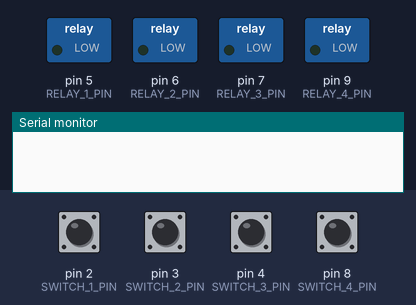
Simulated run of this program. Board: Arduino Uno, built with avr-gcc and run on an emulated ATmega328P. Parts: switched loads named in the program (green lamp = pin HIGH), the last lines printed to the serial monitor. The inputs (shaded band) are chosen by the test bench; at power-on: pin 2 (SWITCH_1_PIN), pin 3 (SWITCH_2_PIN), pin 4 (SWITCH_3_PIN), pin 8 (SWITCH_4_PIN) HIGH.

Above: at 1.2 s.
1.3 s: pin 2 (SWITCH_1_PIN) pulled LOW for 0.15 s
At 2.0 s:
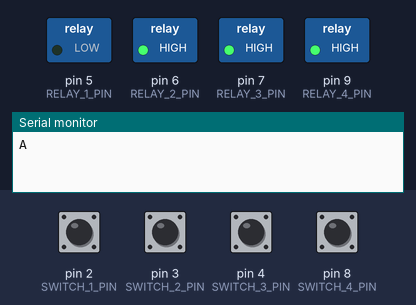
2.9 s: pin 3 (SWITCH_2_PIN) pulled LOW for 0.15 s
At 3.3 s:
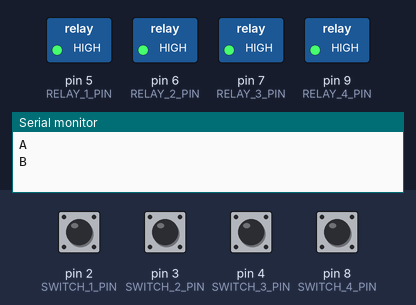
Timing chart, 0 to 5.9 s (numbered marks = the images above; inputs shaded):
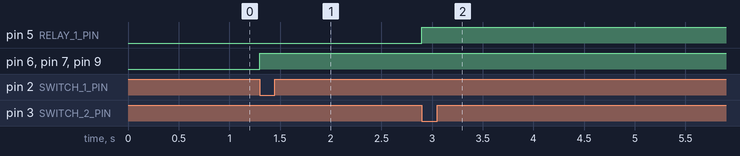

Measured:
- after the input at 1.3 s, pin 6 (RELAY_2_PIN), pin 7 (RELAY_3_PIN), pin 9 (RELAY_4_PIN): LOW → HIGH at once
- after the input at 2.9 s, pin 5 (RELAY_1_PIN): LOW → HIGH at once

The program:

main.cpp
```cpp
#define DEBUG 0
#define BAUDRATE 9600

#define SWITCH_1_PIN 2
#define SWITCH_2_PIN 3
#define SWITCH_3_PIN 4
#define SWITCH_4_PIN 8

#define RELAY_1_PIN 5
#define RELAY_2_PIN 6
#define RELAY_3_PIN 7
#define RELAY_4_PIN 9

#define PC_SERIAL Serial
#define DEBUG_SERIAL Serial

#define RELAY_ON  0
#define RELAY_OFF 1

#define SWITCH_1_COMMAND "A"
#define SWITCH_2_COMMAND "B"
#define SWITCH_3_COMMAND "C"
#define SWITCH_4_COMMAND "D"

#define STOP_COMMAND "Z"
#define START_COMMAND "S"


#define DEBOUNCE_TIME 250
#define RESET_TIME 20000
#include <Arduino.h>

static unsigned long lastPressTime_1 = 0;
static unsigned long lastPressTime_2 = 0;
static unsigned long lastPressTime_3 = 0;
static unsigned long lastPressTime_4 = 0;

unsigned long currentMillis = millis();


void pinSetup() {
  pinMode(SWITCH_1_PIN, INPUT_PULLUP);
  pinMode(SWITCH_2_PIN, INPUT_PULLUP);
  pinMode(SWITCH_3_PIN, INPUT_PULLUP);
  pinMode(SWITCH_4_PIN, INPUT_PULLUP);

  pinMode(RELAY_1_PIN, OUTPUT);
  pinMode(RELAY_2_PIN, OUTPUT);
  pinMode(RELAY_3_PIN, OUTPUT);
  pinMode(RELAY_4_PIN, OUTPUT);

  digitalWrite(RELAY_1_PIN, RELAY_ON);
  digitalWrite(RELAY_2_PIN, RELAY_ON);
  digitalWrite(RELAY_3_PIN, RELAY_ON);
  digitalWrite(RELAY_4_PIN, RELAY_ON);
}

void allOff(){
  digitalWrite(RELAY_1_PIN, RELAY_OFF);
  digitalWrite(RELAY_2_PIN, RELAY_OFF);
  digitalWrite(RELAY_3_PIN, RELAY_OFF);
  digitalWrite(RELAY_4_PIN, RELAY_OFF);
}

void allOn(){
  digitalWrite(RELAY_1_PIN, RELAY_ON);
  digitalWrite(RELAY_2_PIN, RELAY_ON);
  digitalWrite(RELAY_3_PIN, RELAY_ON);
  digitalWrite(RELAY_4_PIN, RELAY_ON);
}

void buttonCheck(){

  if (digitalRead(SWITCH_1_PIN) == LOW){
    if (currentMillis - lastPressTime_1 < DEBOUNCE_TIME) { return; }
      digitalWrite(RELAY_2_PIN, RELAY_OFF);
      digitalWrite(RELAY_3_PIN, RELAY_OFF);
      digitalWrite(RELAY_4_PIN, RELAY_OFF);
      PC_SERIAL.println(SWITCH_1_COMMAND);

      if (DEBUG) { DEBUG_SERIAL.println("SWITCH 1 PRESSED"); }

      lastPressTime_1 = currentMillis; // Update the last press time
  }

  if (digitalRead(SWITCH_2_PIN) == LOW){
    if (currentMillis - lastPressTime_2 < DEBOUNCE_TIME) { return; }
      digitalWrite(RELAY_1_PIN, RELAY_OFF);
      digitalWrite(RELAY_3_PIN, RELAY_OFF);
      digitalWrite(RELAY_4_PIN, RELAY_OFF);
      PC_SERIAL.println(SWITCH_2_COMMAND);

      if (DEBUG) { DEBUG_SERIAL.println("SWITCH 2 PRESSED"); }

      lastPressTime_2 = currentMillis; // Update the last press time
  }

  if (digitalRead(SWITCH_3_PIN) == LOW){
    if (currentMillis - lastPressTime_3 < DEBOUNCE_TIME) { return; }
      digitalWrite(RELAY_1_PIN, RELAY_OFF);
      digitalWrite(RELAY_2_PIN, RELAY_OFF);
      digitalWrite(RELAY_4_PIN, RELAY_OFF);
      PC_SERIAL.println(SWITCH_3_COMMAND);

      if (DEBUG) { DEBUG_SERIAL.println("SWITCH 3 PRESSED"); }

      lastPressTime_3 = currentMillis; // Update the last press time
  }

  if (digitalRead(SWITCH_4_PIN) == LOW){
    if (currentMillis - lastPressTime_4 < DEBOUNCE_TIME) { return; }
      digitalWrite(RELAY_1_PIN, RELAY_OFF);
      digitalWrite(RELAY_2_PIN, RELAY_OFF);
      digitalWrite(RELAY_3_PIN, RELAY_OFF);
      PC_SERIAL.println(SWITCH_4_COMMAND);

      if (DEBUG) { DEBUG_SERIAL.println("SWITCH 4 PRESSED"); }

      lastPressTime_4 = currentMillis; // Update the last press time
  }

}


void resetAfterDelay(){
  if (currentMillis - lastPressTime_1 == RESET_TIME) {
    allOn();
    if (DEBUG) { DEBUG_SERIAL.println("ALL RELAY ON"); }
  }
  else if (currentMillis - lastPressTime_2 == RESET_TIME) {
    allOn();
    if (DEBUG) { DEBUG_SERIAL.println("ALL RELAY ON"); }
  }
  else if (currentMillis - lastPressTime_3 == RESET_TIME) {
    allOn();
    if (DEBUG) { DEBUG_SERIAL.println("ALL RELAY ON"); }
  }
  else if (currentMillis - lastPressTime_4 == RESET_TIME) {
    allOn();
    if (DEBUG) { DEBUG_SERIAL.println("ALL RELAY ON"); }
  }

}

// Process the data recieved from the serial

void process_data(String data){
  if (data == STOP_COMMAND){
    allOff();
    if (DEBUG) { DEBUG_SERIAL.println("ALL LIGHT OFF"); }
  }
  if (data == START_COMMAND){
    allOn();
    if (DEBUG) { DEBUG_SERIAL.println("ALL LIGHT ON"); }
  }
}

void readSerial(){
  if (PC_SERIAL.available()) {
    String recieved_data = PC_SERIAL.readString();
    recieved_data.trim();
    process_data(recieved_data);
  }

}

void setup() {
  if (PC_SERIAL != DEBUG_SERIAL) { DEBUG_SERIAL.begin(115200); }
  PC_SERIAL.begin(BAUDRATE);
  pinSetup();

}

void loop() {
  currentMillis = millis();

  readSerial();
  buttonCheck();
  // resetAfterDelay();

}
```
